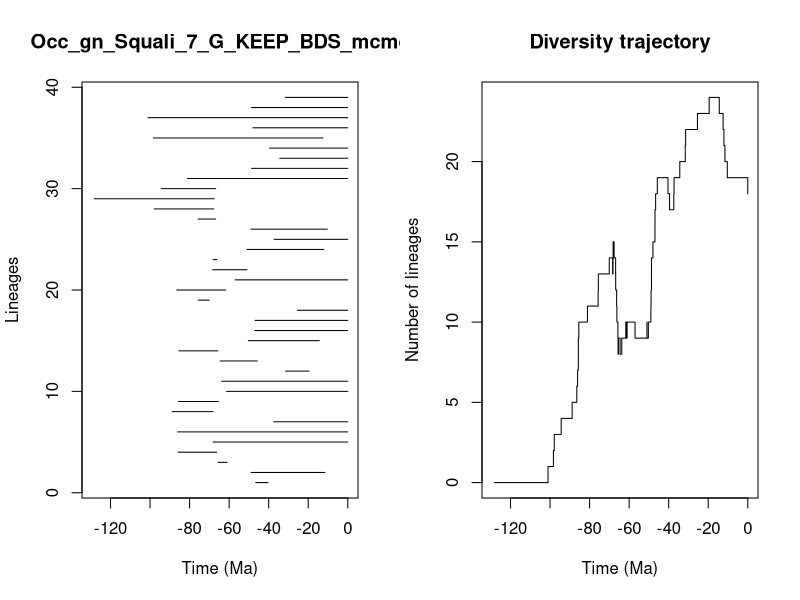

Recreate this plot in R.


pdf(file='../Results/Genus/5_MA_bins_EP/pyrate_mcmc_logs/Occ_gn_Squali_7_G_KEEP_BDS_mcmc_LTT.pdf',width=0.6*20, height=0.6*10)
title = "Occ_gn_Squali_7_G_KEEP_BDS_mcmc"
ts=c(46.594366276307916, 48.8995344648487,65.58645792429347,85.6921137296194,68.1572525071883,86.06625829049125,37.41416706603087,88.82616599642205,85.68566549499116,61.29898286023151,63.73647560918414,31.433230286122484,64.57594161455862,85.44193880508878,50.287089024076955,46.956384256269104,46.91966422852196,25.468166888345106,75.56505320085999,86.46444990270771,57.018672969342845,68.35624014030165,68.08911919750886,51.001059994820615,37.28660605170425,48.993745793330575,75.67565698038972,97.85911981768757,128.24219579669767,94.37408297681594,81.0783419323987,48.70502214435391,34.38666700169922,39.5694472813759,98.30039032325901,47.97395420005029,101.02236697312516,48.69508198832998,31.61963420285587)
te=c(40.35099461617315, 11.551518255358848,61.041651863405356,66.32460774336198,0.0,0.0,0.0,68.09914330860124,65.4062125990551,0.0,0.0,19.517073259167812,45.751583967809246,65.68927526059313,14.41774071843037,0.0,0.0,0.0,70.05583331905063,61.68636020833752,0.0,51.00648749049183,66.19381405198277,12.06581465541562,0.0,10.369240400755043,66.83162601469421,67.78058980063177,67.60202231001593,66.79456114448855,0.0,0.0,0.0,0.0,12.472323325665503,0.0,0.0,0.0,0.0)
div_traj=c(0, 1,2,3,4,5,6,7,8,9,10,11,12,13,14,13,14,15,14,15,14,13,12,11,10,9,8,9,8,9,10,9,10,9,10,9,10,11,12,13,14,15,16,17,18,19,18,17,18,19,20,21,22,23,24,23,22,21,20,19,18)
time_events=c(128.24219579669767, 101.02236697312516,98.30039032325901,97.85911981768757,94.37408297681594,88.82616599642205,86.46444990270771,86.06625829049125,85.6921137296194,85.68566549499116,85.44193880508878,81.0783419323987,75.67565698038972,75.56505320085999,70.05583331905063,68.35624014030165,68.1572525071883,68.09914330860124,68.08911919750886,67.78058980063177,67.60202231001593,66.83162601469421,66.79456114448855,66.32460774336198,66.19381405198277,65.68927526059313,65.58645792429347,65.4062125990551,64.57594161455862,63.73647560918414,61.68636020833752,61.29898286023151,61.041651863405356,57.018672969342845,51.00648749049183,51.001059994820615,50.287089024076955,48.993745793330575,48.8995344648487,48.70502214435391,48.69508198832998,47.97395420005029,46.956384256269104,46.91966422852196,46.594366276307916,45.751583967809246,40.35099461617315,39.5694472813759,37.41416706603087,37.28660605170425,34.38666700169922,31.61963420285587,31.433230286122484,25.468166888345106,19.517073259167812,14.41774071843037,12.472323325665503,12.06581465541562,11.551518255358848,10.369240400755043,0.0)
                par(mfrow=c(1,2))
                L = length(ts)
                plot(ts, 1:L , xlim=c(-max(ts)-1,0), pch=20, type="n", main=title,xlab="Time (Ma)",ylab="Lineages")
                for (i in 1:L){segments(x0=-te[i],y0=i,x1=-ts[i],y1=i)}    
                t = -time_events
                plot(div_traj ~ t,type="s", main = "Diversity trajectory",xlab="Time (Ma)",ylab="Number of lineages",xlim=c(-max(ts)-1,0))
                abline(v=c(65,200,251,367,445),lty=2,col="gray")
                
